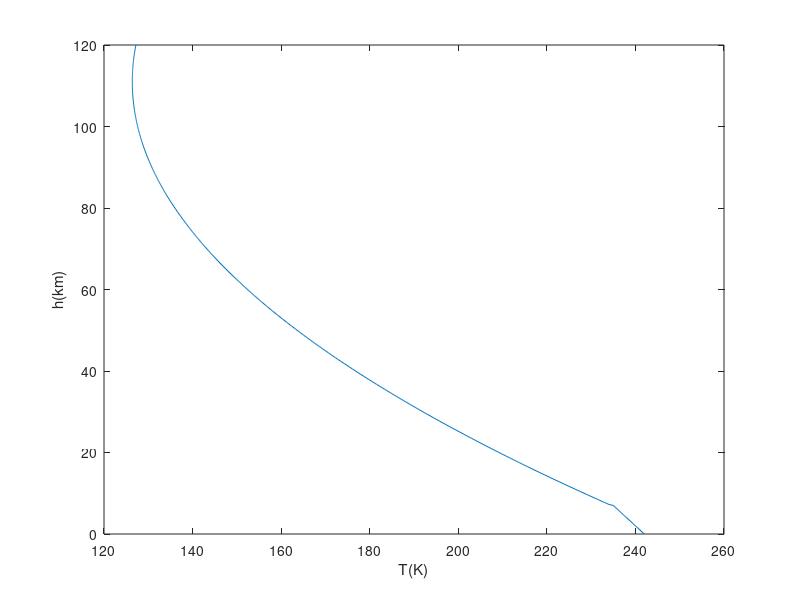
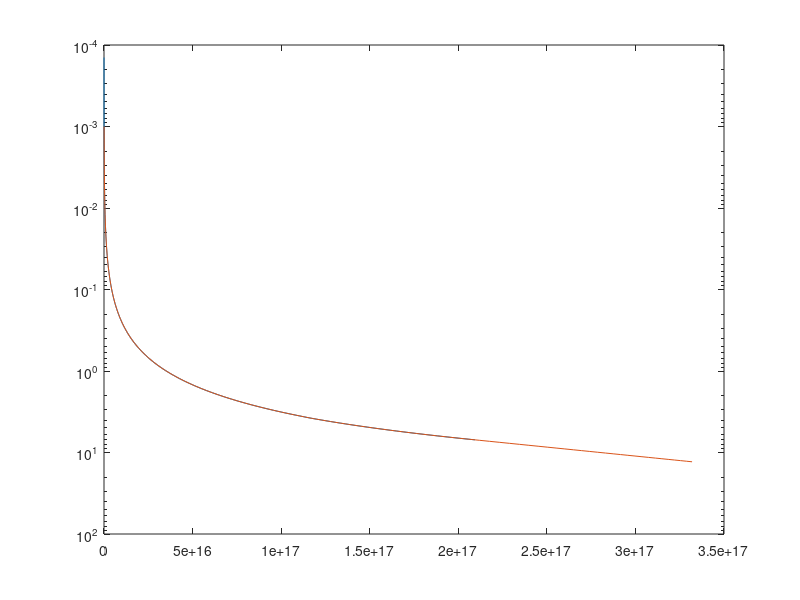
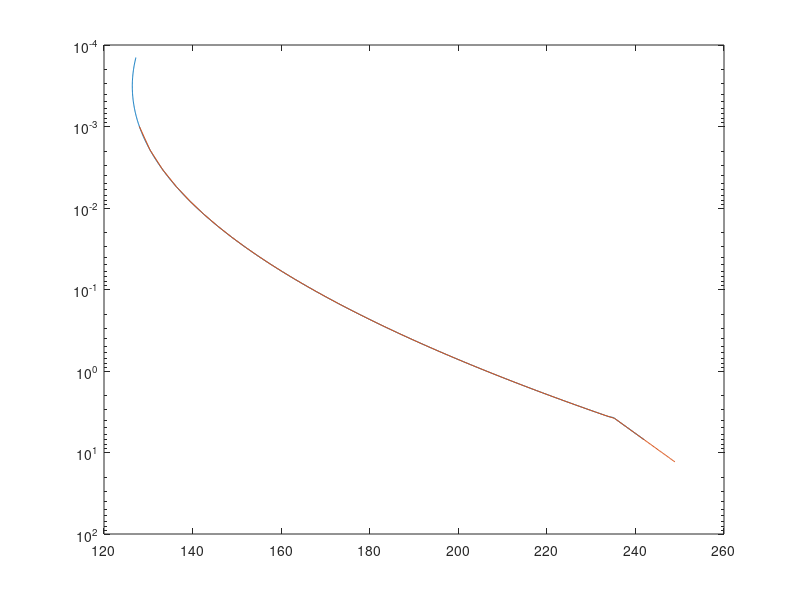
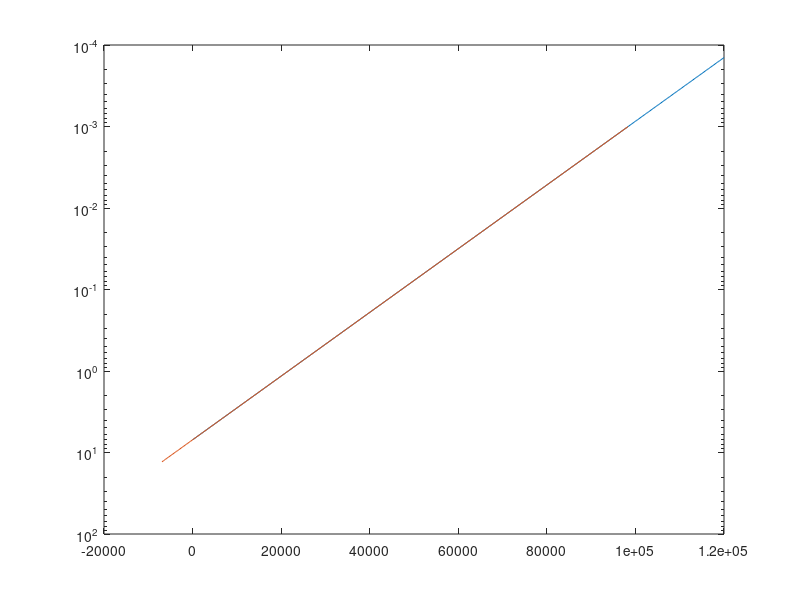

Source code (MATLAB) for these figures, in order: (Note: this script raises an error after producing the figures.)
%% see https://www.grc.nasa.gov/www/k-12/airplane/atmosmrm.html

h = 0:250:120000;
p = zeros(size(h));
T = zeros(size(h));

%% T in C, h in meters, p in kPa
oo = find(h <= 7000);
 T(oo) = -31 - 0.000998 * h (oo);       %% -dT/dh = 0.998 K/km
 p(oo) = .699 * exp(-0.00009 * h(oo));

oo = find(h > 7000);
  T(oo) = -23.4 - 0.00222 * h(oo) + 1e-8*h(oo).^2;      %% -dT/dh = 2.2 K/km, I did the quadratic modification 
  p(oo) = .699 * exp(-0.00009 * h(oo));

%% original in May 21, 2021
T = T + 273;
n = p ./ (0.1921 * T);   %% density using eqn of state

%% fixed?? June 7, 2021
%% p V = n R T ==> n/V = p/RT  moles/m3 = p*1000*6.023e23/RT molecules/m3         p in kPa so x1000 to put in Pa
n = p*1000*6.023e23 ./ (8.31 *T);

p = p*1000/100;  %% KPa to Pa = N/m2 to mb
T = T;           %% in K
n = n/1e6;       %% per cm3

figure(1); plot(T,h/1000); ylabel('h(km)'); xlabel('T(K)');
figure(2); plot(p,h/1000); ylabel('h(km)'); xlabel('p(mb)');
figure(3); plot(n,h/1000); ylabel('h(km)'); xlabel('n(molecules/cm3)');

%% An Overview of the AIRS Radiative Transfer Model, 
%% IEEE TRANSACTIONS ON GEOSCIENCE AND REMOTE SENSING, VOL. 41, NO. 2, FEBRUARY 2003

%% All component gas transmittances, with the exception of
%% water vapor for 600 channels, are parameterized on this grid
%% which spans the range 1100–0.005 hPa. The 101 atmospheric
%% pressure levels which divide the atmosphere into 100 layers are
%% defined as
%% (19) Plev(i) = (Ai^2 + Bi + C).^7/2
%% where is level number, and A,B,C are constants. By
%% fixing P(1) = 1100, p(38) = 300, p(101) = 0.005, , and
%% hPa, we can then solve for these three constants. This relation gives us smoothly varying layers and is fine enough to
%% not limit the accuracy of the radiative transfer equation

%{
for Mars we want P(1) = 13 mb; P(40) = 0.3; P(101) = 0.001 mb
A + B + C = 13^2/7
1600A + 40B + C = 0.3^2/7
10201A + 101B + C = 0.01^2/7

(1       1 1)(A)   (13   )
(1600   40 1)(B) = (0.3  ) ^ (2/7)
(10201 101 1)(C)   (0.001)
%}
hp = 38; matr = [1 1 1; hp*hp hp 1; 10201 101 1]; yvec = [1100 300 0.005].^(2/7);  ABC = matr\yvec'  %% for AIRS
figure(3); A = ABC(1); B = ABC(2); C = ABC(3); ii = 1:101; P = (A*ii.^2 + B*ii + C).^(7/2); semilogy(ii,P,'o-')

hp = 80; matr = [1 1 1; hp*hp hp 1; 10201 101 1]; yvec = [13 0.3 0.001].^(2/7);  ABC = matr\yvec'     %% for Mars
figure(4); A = ABC(1); B = ABC(2); C = ABC(3); ii = 1:101; P = (A*ii.^2 + B*ii + C).^(7/2); semilogy(ii,P,'o-')

TP = interp1(log(p),T,log(P),[],'extrap'); figure(3); semilogy(T,p,TP,P); set(gca,'ydir','reverse');
HP = interp1(log(p),h,log(P),[],'extrap'); figure(4); semilogy(h,p,HP,P); set(gca,'ydir','reverse');
NP = interp1(log(p),n,log(P),[],'extrap'); figure(2); semilogy(n,p,NP,P); set(gca,'ydir','reverse');

iWrite = +1;
if iWrite > 0
  disp('<<< writing to Grid/cbplev_mars0.f ... after this you need to edit it and put the header info from Grid/cbplev_mars_header.f at the INSERT HERE >>>')
  disp('<<< writing to Grid/cbplev_mars0.f ... after this you need to edit it and put the header info from Grid/cbplev_mars_header.f at the INSERT HERE >>>')
  disp('<<< writing to Grid/cbplev_mars0.f ... after this you need to edit it and put the header info from Grid/cbplev_mars_header.f at the INSERT HERE >>>')
  disp(' ')
  disp('so eg combine Grid/cbplev_mars_header.f with Grid/cbplev_marsX.f')
  disp(' ')
  fid = fopen('../Grid/cbplev_marsX.f','w');
  fprintf(fid,'      DATA (PLEV(I), I = 1,101) \n');
  fprintf(fid,'     $ / \n');
  for ii = 1 : 20
    ind = (1:5) + (ii-1)*5;
    fprintf(fid,'     $ %11.5f, %11.5f, %11.5f, %11.5f, %11.5f,  \n',P(ind));
  end
  ind = 101;
  fprintf(fid,'     $ %11.5f \n',P(ind));
  fprintf(fid,'     $ / \n');
%  fprintf(fid,'      END \n');  
  fclose(fid);
end

%% https://nssdc.gsfc.nasa.gov/planetary/factsheet/marsfact.html
%% Surface density: ~0.020 kg/m3
%% Atmospheric composition (by volume) : PPMV = 10^6 VMR
%%     Major      : Carbon Dioxide (CO2) - 95.1% ; Nitrogen (N2) - 2.59%
%%                  Argon (Ar) - 1.94%; Oxygen (O2) - 0.16%; Carbon Monoxide (CO) - 0.06% 
%%     Minor (ppm): Water (H2O) - 210; Nitrogen Oxide (NO) - 100; Neon (Ne) - 2.5;
%%                  Hydrogen-Deuterium-Oxygen (HDO) - 0.85; Krypton (Kr) - 0.3; 
%% 		 			    Xenon (Xe) - 0.08
%% 
%% when we write ../Data/glmars.dat we see surface denity 3.31970e+17 molecules/cm3
%%  so surface density = (3.32e17*1e6) * (44/1000) / 6.023e23   where I convert to molecules/m3 and CO2 molar mass = 44g/mol
%%  0.0243 kg/m3 YAY
%%
%% /asl/rta/kcarta_sergio/KCDATA/RefProf_Mars/refgas2 says lowemost layer has 1.8660463e-05 kmol/cm2
%% so lowest layer = 300 m, 0.95 VMR ==> q = (3.32e17*1e6) * 0.75 * 300 molecules/m2 = (3.32e17*1e6) * 0.75 * 300 / 1e4 molecules/cm2 
%%                                         = (3.32e17*1e6) * 0.75 * 300 / 1e4 /6e26 kmol/cm2 = 1.24e-5  YAY

iWrite = +1;
if iWrite > 0
  disp('<<< writing to Data/glmars.dat >>>')
  disp(' ')
  fid = fopen('../Data/glmars.dat','w');
  fprintf(fid,'! No. of levels in these profiles: \n')
  fprintf(fid,'101 \n');
  fprintf(fid,'!\n');
  fprintf(fid,'MODEL 1 : SERGIO \n');
  fprintf(fid,'!\n')
  fprintf(fid,'! Latitude (deg) \n');
  fprintf(fid,'0.0 \n');
  fprintf(fid,'!\n');

  fprintf(fid,'! Altitude (km) \n');
  for ii = 1 : 20
    ind = (1:5) + (ii-1)*5;
    fprintf(fid,'  %11.5f, %11.5f, %11.5f, %11.5f, %11.5f,  \n',HP(ind)/1000);
  end
  ind = 101;
  fprintf(fid,'  %11.5f \n',HP(ind)/1000);
  fprintf(fid,'!\n');

  fprintf(fid,'! Pressure (mb) \n');
  for ii = 1 : 20
    ind = (1:5) + (ii-1)*5;
    fprintf(fid,'  %11.5f, %11.5f, %11.5f, %11.5f, %11.5f,  \n',P(ind));
  end
  ind = 101;
  fprintf(fid,'  %11.5f \n',P(ind));
  fprintf(fid,'!\n');

  fprintf(fid,'! Temperature (K) \n');
  for ii = 1 : 20
    ind = (1:5) + (ii-1)*5;
    fprintf(fid,'  %11.5f, %11.5f, %11.5f, %11.5f, %11.5f,  \n',TP(ind));
  end
  ind = 101;
  fprintf(fid,'  %11.5f \n',TP(ind));
  fprintf(fid,'!\n');

  fprintf(fid,'! Density (cm-3) \n');
  for ii = 1 : 20
    ind = (1:5) + (ii-1)*5;
    fprintf(fid,'  %11.5e, %11.5e, %11.5e, %11.5e, %11.5e,  \n',NP(ind));
  end
  ind = 101;
  fprintf(fid,'  %11.5e \n',NP(ind));
  fprintf(fid,'!\n');

  gas = ones(size(TP)) * 210;
  fprintf(fid,'1 : WV (ppmv) \n');
  for ii = 1 : 20
    ind = (1:5) + (ii-1)*5;
    fprintf(fid,'  %11.5f, %11.5f, %11.5f, %11.5f, %11.5f,  \n',gas(ind));
  end
  ind = 101;
  fprintf(fid,'  %11.5f \n',gas(ind));
  fprintf(fid,'!\n');

  gas = ones(size(TP)) * 95/100 * 1e6;
  fprintf(fid,'2 : CO2 (ppmv) \n');
  for ii = 1 : 20
    ind = (1:5) + (ii-1)*5;
    fprintf(fid,'  %11.5f, %11.5f, %11.5f, %11.5f, %11.5f,  \n',gas(ind));
  end
  ind = 101;
  fprintf(fid,'  %11.5f \n',gas(ind));
  fprintf(fid,'!\n');

  gas = ones(size(TP)) * 2.59/100 * 1e6;
  fprintf(fid,'3 : N2 (ppmv) \n');
  for ii = 1 : 20
    ind = (1:5) + (ii-1)*5;
    fprintf(fid,'  %11.5f, %11.5f, %11.5f, %11.5f, %11.5f,  \n',gas(ind));
  end
  ind = 101;
  fprintf(fid,'  %11.5f \n',gas(ind));
  fprintf(fid,'!\n');

  gas = ones(size(TP)) * 0.16/100 * 1e6;
  fprintf(fid,'4 : O2 (ppmv) \n');
  for ii = 1 : 20
    ind = (1:5) + (ii-1)*5;
    fprintf(fid,'  %11.5f, %11.5f, %11.5f, %11.5f, %11.5f,  \n',gas(ind));
  end
  ind = 101;
  fprintf(fid,'  %11.5f \n',gas(ind));
  fprintf(fid,'!\n');

  gas = ones(size(TP)) * 0.06/100 * 1e6;
  fprintf(fid,'5 : CO (ppmv) \n');
  for ii = 1 : 20
    ind = (1:5) + (ii-1)*5;
    fprintf(fid,'  %11.5f, %11.5f, %11.5f, %11.5f, %11.5f,  \n',gas(ind));
  end
  ind = 101;
  fprintf(fid,'  %11.5f \n',gas(ind));
  fprintf(fid,'!\n');

  gas = ones(size(TP)) * 100;
  fprintf(fid,'6 : NO (ppmv) \n');
  for ii = 1 : 20
    ind = (1:5) + (ii-1)*5;
    fprintf(fid,'  %11.5f, %11.5f, %11.5f, %11.5f, %11.5f,  \n',gas(ind));
  end
  ind = 101;
  fprintf(fid,'  %11.5f \n',gas(ind));
  fprintf(fid,'!\n');

  fprintf(fid,'MODEND\n');
  fprintf(fid,'!\n');
  fprintf(fid,'! CONSTITUENT PROFILES FOR THE MINOR ABSORBING ATMOSPHERIC GASES\n');
  fprintf(fid,'!\n');
  fprintf(fid,'MINGAS\n');
  fprintf(fid,'!\n');
  fprintf(fid,'DATAEND\n');

  fclose(fid);
end
